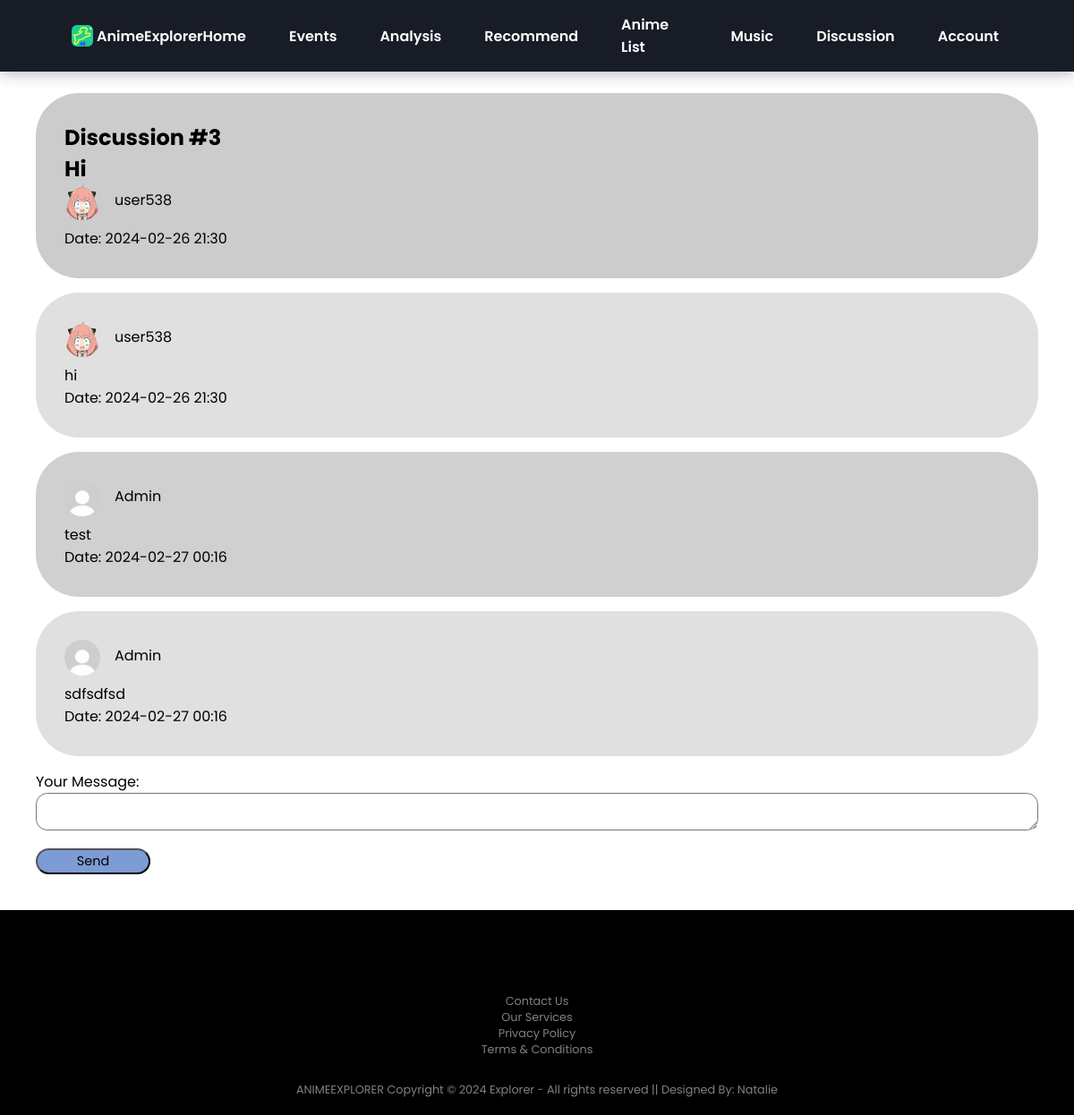
The page /discussion/3 on the database its author committed.
### website/models.py (models this page shows, shortened)
class Discussion(db.Model):
    id = db.Column(db.Integer, primary_key=True)
    title = db.Column(db.String(255), nullable=False)
    user_id = db.Column(db.Integer, db.ForeignKey('user.id'), nullable=False)
    user = db.relationship('User', backref='discussions')
    messages = db.relationship('Message', backref='discussion', lazy=True)
    date = db.Column(db.DateTime, default=datetime.utcnow)

class User(db.Model, UserMixin):
    id = db.Column(db.Integer, primary_key=True)
    role = db.Column(db.String(50))
    username = db.Column(db.String(150), unique=True)
    email = db.Column(db.String(150), unique=True)
    password = db.Column(db.String(150))
    profile_picture = db.Column(db.String(255), nullable=True)

class Message(db.Model):
    id = db.Column(db.Integer, primary_key=True)
    text = db.Column(db.String(1000), nullable=False)
    date = db.Column(db.DateTime, default=datetime.utcnow)
    user_id = db.Column(db.Integer, db.ForeignKey('user.id'), nullable=False)
    user = db.relationship('User', backref='message')
    discussion_id = db.Column(db.Integer, db.ForeignKey('discussion.id'), nullable=False)

### website/views.py (the view)
@views.route('/discussion/<int:discussion_id>')
def view_discussion(discussion_id):
    discussion = Discussion.query.get_or_404(discussion_id)
    messages = discussion.messages
    return render_template('view_discussion.html', discussion=discussion, messages=messages)

### website/templates/view_discussion.html (shortened to what this page needs)
<!DOCTYPE html>
<html>
    <head>
        <link rel="stylesheet" href="../static/css/header.css"/>
        <link rel="stylesheet" href="../static/css/view_discussion.css"/>
        <link href="https://cdn.jsdelivr.net/npm/remixicon@3.2.0/fonts/remixicon.css" rel="stylesheet">
    </head>
    <body>
        <header class="header">
            <nav class="nav container">
                <div class="nav__data">
                    <a href="{{ url_for('views.home')}}" class="nav__logo">
                        <img src="../static/images/general/web_icon.png" style="width: 1.5rem;"> AnimeExplorer
                    </a>
                </div>
                <div class="nav__menu" id="nav-menu">
                    <ul class="nav__list">
                        <li><a href="{{ url_for('views.home')}}" class="nav__link">Home</a></li>
                        <li><a href="{{ url_for('views.events')}}" class="nav__link">Events</a></li>
                        <li><a href="{{ url_for('views.analysis')}}" class="nav__link">Analysis</a></li>
                        <li><a href="{{ url_for('views.recommend_name')}}" class="nav__link">Recommend</a></li>
                        <li><a href="{{ url_for('views.anime_list')}}" class="nav__link">Anime List</a></li>
                        <li><a href="{{ url_for('views.music')}}" class="nav__link">Music</a></li>
                        <li><a href="{{ url_for('views.discussion')}}" class="nav__link">Discussion</a></li>
                        <li class="dropdown__item">
                            <div class="nav__link">
                                Account
                            </div>
                        </li>
                    </ul>
                </div>
            </nav>
        </header>
        <div class="discussion-section">
            <div class="discussion-title-section">
                <h2>Discussion #{{ discussion.id }}</h1>
                <h2>{{ discussion.title }}</h2>
                <div class="user-info">
                    <img class="user-icon" src="{{ url_for('static', filename='images/user_icon/' + discussion.user.profile_picture) }}" alt="Profile Picture">
                    <p class="username">{{ discussion.user.username }}</p>
                </div>
                <p>Date: {{ discussion.date.strftime('%Y-%m-%d %H:%M') }}</p>
            </div>
            <div class="messages">
                {% for message in messages %}
                    <div class="messages-container">
                        <div class="user-info">
                            <img class="user-icon" src="{{ url_for('static', filename='images/user_icon/' + message.user.profile_picture) }}" alt="Profile Picture">
                            <p class="username">{{ message.user.username }}</p>
                        </div>
                        <p>{{ message.text }}</p>
                        <p>Date: {{ message.date.strftime('%Y-%m-%d %H:%M') }}</p>
                    </div>
                {% endfor %}
            </div>
            <div class="add-message">
                <form method="post" action="{{ url_for('views.submit_message', discussion_id=discussion.id) }}">
                    <label for="message">Your Message:</label>
                    <textarea id="message" name="message" required></textarea>
                    <button type="submit">Send</button>
                </form>
            </div>
        </div>
    </body>
    <footer>
        <div class="footer">
            <div class="row">
                <a href="https://www.instagram.com/" target="_blank"></a>
                <a href="https://twitter.com/?lang=en" target="_blank"></a>
                <a href="https://en-gb.facebook.com/" target="_blank"></a>
                <a href="https://www.youtube.com/" target="_blank"></a>
            </div>
            <div class="row">
                <ul>
                    <li><a href="#">Contact Us</a></li>
                    <li><a href="#">Our Services</a></li>
                    <li><a href="#">Privacy Policy</a></li>
                    <li><a href="#">Terms & Conditions</a></li>
                </ul>
            </div>
            <div class="row">
                ANIMEEXPLORER Copyright © 2024 Explorer - All rights reserved || Designed By: Natalie
            </div>
        </div>
    </footer>
</html>

### website/static/css/header.css (style rules this page uses)
:root { --header-height: 3rem; --black-color: hsl(220, 24%, 12%); --black-color-light: hsl(220, 24%, 15%); --black-color-lighten: hsl(220, 20%, 18%); --white-color: #fff; --body-color: #ffffff; --normal-font-size: .938rem; --font-regular: 400; --font-semi-bold: 600; --z-tooltip: 10; --z-fixed: 100; }
@media screen and (min-width: 1024px) { :root { --normal-font-size: 1rem; } }
* { font-family: 'Poppins', sans-serif; box-sizing: border-box; margin: 0; padding: 0; }
body header { font-size: var(--normal-font-size); background-color: var(--body-color); }
ul { list-style: none; }
a { text-decoration: none; }
.container { max-width: 1250px; margin-inline: 1.5rem; }
.header { position: fixed; top: 0; left: 0; width: 100%; background-color: var(--black-color); box-shadow: 0 2px 16px hsla(220, 32%, 8%, .3); z-index: var(--z-fixed); }
.nav { height: var(--header-height); }
.nav__logo, .nav__burger, .nav__close { color: var(--white-color); }
.nav__data { height: 100%; display: flex; justify-content: space-between; align-items: center; }
.nav__logo { display: inline-flex; align-items: center; column-gap: .25rem; font-weight: var(--font-semi-bold); }
.nav__link { color: var(--white-color); background-color: var(--black-color); font-weight: var(--font-semi-bold); padding: 1.25rem 1.5rem; display: flex; justify-content: space-between; align-items: center; transition: background-color .3s; }
.dropdown__item { cursor: pointer; }
@media screen and (min-width: 1118px) { .container { margin-inline: 5rem; } }
@media screen and (min-width: 1118px) { .nav { height: calc(var(--header-height) + 2rem); display: flex; justify-content: space-between; } }
@media screen and (min-width: 1118px) { .nav__list { height: 100%; display: flex; column-gap: 3rem; } }
@media screen and (min-width: 1118px) { .nav__link { height: 100%; padding: 0; justify-content: initial; column-gap: .25rem; } }
@media screen and (min-width: 1118px) { .dropdown__item, .dropdown__subitem { position: relative; } }
.footer { overflow-x: hidden; background: #000; text-align: center; }
.footer .row { width: 100%; margin: 1% 0%; padding: 0.6% 0; color: gray; font-size: 0.8rem; }
.footer .row a { text-decoration: none; transition: 0.5s; color: gray; }

### website/static/css/view_discussion.css (style rules this page uses)
:root { --basic-font-size: 1rem; --header-font-size: 1.8rem; --font-semi-bold: 600; }
* { font-family: 'Poppins', sans-serif; box-sizing: border-box; margin: 0; padding: 0; }
@media screen and (min-width: 1118px) { body { padding-top: 5rem; } }
body { background-color: hsl(219, 25%, 25%); }
.discussion-title-section { background-color: #ccc; border-radius: 3rem; padding-inline: 2rem; padding-block: 2rem; }
.discussion-section { background-color: #ffffff; height: 100%; padding-inline: 2.5rem; padding-block: 1.5rem; }
.messages-container { position: relative; background-color: #e0e0e0; padding-inline: 2rem; padding-block: 2rem; border-radius: 3rem; margin-block: 1rem; }
.messages-container:nth-child(odd) { background-color: #e0e0e0; }
.messages-container:nth-child(even) { background-color: #d0d0d0; }
.user-info { display: flex; }
.user-icon { object-fit: cover; display: block; width: 2.5rem; height: 2.5rem; border-radius: 1.25rem; margin-right: 1rem; margin-bottom: .5rem; }
.username { padding-top: .3rem; }
.add-message { font-size: var(--basic-font-size); }
.add-message textarea { border-radius: .8rem; padding-inline: .5rem; width: 100%; }
.add-message button { display: inline-block; align-items: center; text-align: center; font-size: 0.9rem; width: 8rem; height: 1.8rem; padding-top: .1rem; border-radius: 1.2rem; background: hsl(219, 50%, 66%); margin-top: 0.8rem; cursor: pointer; transition: all 0.3s ease 0s; margin-bottom: 1rem; }

### rows shown on the page
Discussion: id "3", title "Hi", date "2024-02-26 21:30"
User: profile_picture (picture), user.username "user538"
Message: profile_picture (picture), user.username "user538", text "hi", date "2024-02-26 21:30"
Message: profile_picture (placeholder picture), user.username "Admin", text "test", date "2024-02-27 00:16"
Message: profile_picture (placeholder picture), user.username "Admin", text "sdfsdfsd", date "2024-02-27 00:16"
